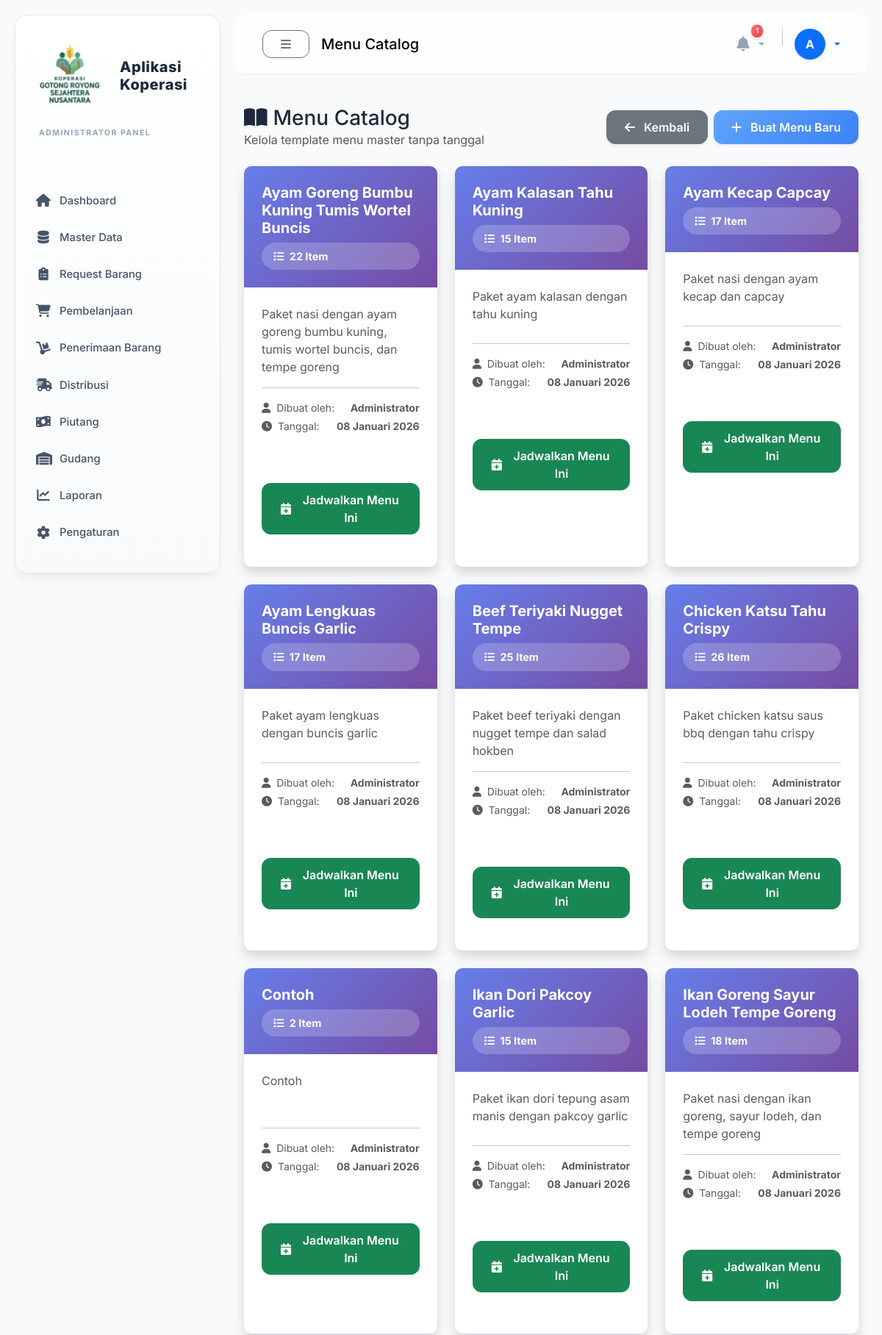
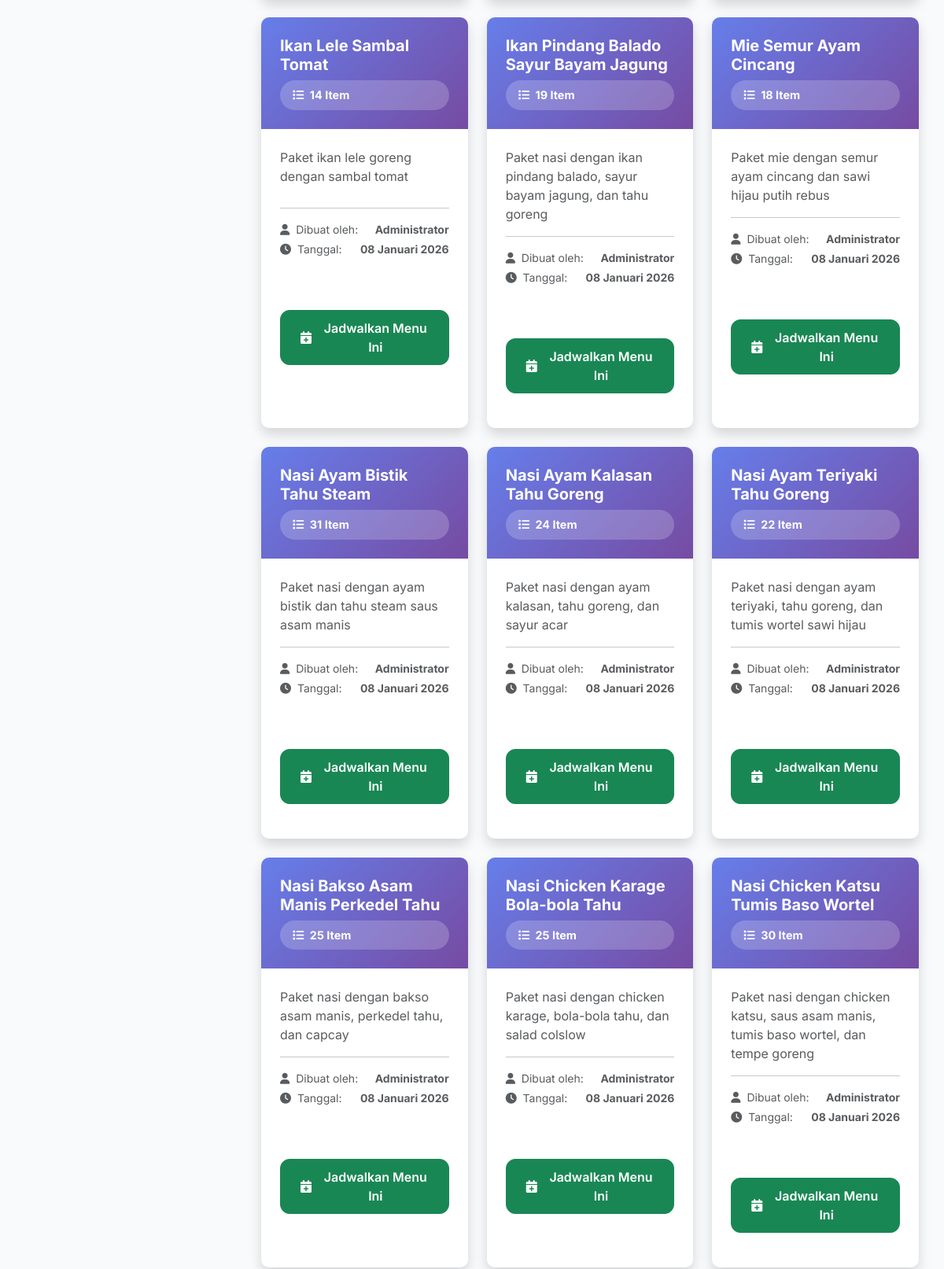
The page /modules/menu/catalog.php (signed in, upper part) on the database its author committed (2 pictures, top to bottom).
### tables this page shows
CREATE TABLE `menu_master` (
  `id` int(11) NOT NULL,
  `nama_menu` varchar(200) NOT NULL,
  `deskripsi` text DEFAULT NULL,
  `created_by` int(11) NOT NULL,
  `created_at` timestamp NOT NULL DEFAULT current_timestamp(),
  `updated_at` timestamp NULL DEFAULT NULL ON UPDATE current_timestamp()
);

CREATE TABLE `users` (
  `id` int(11) NOT NULL,
  `username` varchar(50) NOT NULL,
  `password` varchar(255) NOT NULL,
  `nama_lengkap` varchar(100) NOT NULL,
  `email` varchar(100) DEFAULT NULL,
  `no_hp` varchar(20) DEFAULT NULL,
  `role` enum('admin','koperasi','gudang','kantor') NOT NULL,
  `kantor_id` int(11) DEFAULT NULL,
  `foto` varchar(255) DEFAULT NULL,
  `status` enum('aktif','nonaktif') DEFAULT 'aktif',
  `created_at` timestamp NOT NULL DEFAULT current_timestamp(),
  `updated_at` timestamp NULL DEFAULT NULL ON UPDATE current_timestamp()
);

### helpers/MenuCatalogHelper.php (called while the page is built, shortened)
<?php
require_once __DIR__ . '/functions.php';
class MenuCatalogHelper {
    private $db;
    public function __construct() {
        global $conn;
        $this->db = $conn;
    }
    public function getAllMenus() {
        $sql = "SELECT mm.*, u.nama_lengkap as created_by_name,
                (SELECT COUNT(*) FROM menu_master_detail WHERE menu_master_id = mm.id) as total_items
                FROM menu_master mm
                LEFT JOIN users u ON mm.created_by = u.id
                ORDER BY mm.nama_menu ASC";
        $result = $this->db->query($sql);
        $menus = [];
        while ($row = $result->fetch_assoc()) {
            $menus[] = $row;
        }
        return $menus;
    }
}

### helpers/functions.php (called while the page is built, shortened)
<?php
if (!function_exists('format_tanggal')) {
    function format_tanggal($date, $format = 'd F Y') {
        $bulan = [
            1 => 'Januari', 'Februari', 'Maret', 'April', 'Mei', 'Juni',
            'Juli', 'Agustus', 'September', 'Oktober', 'November', 'Desember'
        ];
        $timestamp = strtotime($date);
        $d = date('d', $timestamp);
        $m = date('n', $timestamp);
        $y = date('Y', $timestamp);
        if ($format == 'd F Y') {
            return $d . ' ' . $bulan[$m] . ' ' . $y;
        } elseif ($format == 'd M Y') {
            return $d . ' ' . substr($bulan[$m], 0, 3) . ' ' . $y;
        } else {
            return date($format, $timestamp);
        }
    }
}

### modules/menu/catalog.php (the view, shortened to what this page needs)
<?php
require_once '../../config/database.php';
require_once '../../helpers/MenuCatalogHelper.php';
require_once '../../helpers/functions.php';
$catalogHelper = new MenuCatalogHelper();
$menus = $catalogHelper->getAllMenus();
require_once '../../includes/header.php';
require_once '../../includes/sidebar.php';
require_once '../../includes/navbar.php';
?>
<div class="container-fluid py-4">
    <div class="d-flex justify-content-between align-items-center mb-4">
        <div>
            <h1 class="h3 mb-0 text-gray-800">
                <i class="fas fa-book-open me-2"></i>Menu Catalog
            </h1>
            <p class="mb-0 text-muted">Kelola template menu master tanpa tanggal</p>
        </div>
        <div class="d-flex gap-2">
            <a href="index.php" class="btn btn-secondary shadow-sm">
                <i class="fas fa-arrow-left me-1"></i> Kembali
            </a>
            <a href="catalog_form.php" class="btn btn-primary shadow-sm">
                <i class="fas fa-plus me-1"></i> Buat Menu Baru
            </a>
        </div>
    </div>
    <div class="row">
        <?php if (empty($menus)): ?>
        <div class="col-12">
            <div class="card shadow">
                <div class="card-body empty-state">
                    <i class="fas fa-book-open"></i>
                    <h5>Belum ada menu catalog</h5>
                    <p class="text-muted mb-3">Buat template menu master untuk memudahkan perencanaan menu harian</p>
                    <a href="catalog_form.php" class="btn btn-primary">
                        <i class="fas fa-plus me-1"></i> Buat Menu Pertama
                    </a>
                </div>
            </div>
        </div>
        <?php else: ?>
            <?php foreach ($menus as $menu): ?>
            <div class="col-xl-4 col-md-6 mb-4">
                <div class="card menu-catalog-card shadow h-100">
                    <div class="card-header">
                        <div class="d-flex justify-content-between align-items-start">
                            <div class="flex-grow-1">
                                <h5 class="mb-2 fw-bold">
                                    <?= htmlspecialchars($menu['nama_menu']) ?>
                                </h5>
                                <div class="item-count-badge">
                                    <i class="fas fa-list me-1"></i>
                                    <?= $menu['total_items'] ?> Item
                                </div>
                            </div>
                        </div>
                    </div>
                    <div class="card-body">
                        <p class="text-muted mb-3" style="min-height: 60px;">
                            <?= htmlspecialchars($menu['deskripsi'] ?: 'Tidak ada deskripsi') ?>
                        </p>
                        <hr>
                        <div class="small text-muted mb-3">
                            <div class="d-flex justify-content-between mb-1">
                                <span><i class="fas fa-user me-1"></i> Dibuat oleh:</span>
                                <span class="fw-bold"><?= htmlspecialchars($menu['created_by_name']) ?></span>
                            </div>
                            <div class="d-flex justify-content-between">
                                <span><i class="fas fa-clock me-1"></i> Tanggal:</span>
                                <span class="fw-bold"><?= format_tanggal($menu['created_at']) ?></span>
                            </div>
                        </div>
                        <div class="d-grid mt-2">
                            <a href="planner_schedule.php?menu_id=<?= $menu['id'] ?>" class="btn btn-success">
                                <i class="fas fa-calendar-plus me-1"></i> Jadwalkan Menu Ini
                            </a>
                        </div>
                    </div>
                </div>
            </div>
            <?php endforeach; ?>
        <?php endif; ?>
    </div>
</div>
<?php require_once '../../includes/footer.php'; ?>

### includes/header.php (style rules this page uses)
:root { --sidebar-width: 280px; --navbar-height: 80px; --sidebar-margin: 20px; --primary: #60a5fa; --primary-dark: #3b82f6; --primary-light: #dbeafe; --primary-lighter: #eff6ff; --secondary: #94a3b8; --accent: #38bdf8; --bg-main: #f8fafc; --bg-light: #ffffff; --surface: #ffffff; --surface-elevated: #fafbfc; --text-main: #1e293b; --text-secondary: #475569; --text-muted: #94a3b8; --success: #22c55e; --warning: #fbbf24; --danger: #f87171; --info: #60a5fa; --border-light: #e2e8f0; --border-lighter: #f1f5f9; --shadow-sm: 0 1px 2px 0 rgb(0 0 0 / 0.03); --shadow-md: 0 4px 6px -1px rgb(0 0 0 / 0.05), 0 2px 4px -2px rgb(0 0 0 / 0.03); --shadow-lg: 0 10px 15px -3px rgb(0 0 0 / 0.05), 0 4px 6px -4px rgb(0 0 0 / 0.03); --shadow-xl: 0 20px 25px -5px rgb(0 0 0 / 0.05), 0 8px 10px -6px rgb(0 0 0 / 0.03); --radius-md: 12px; --radius-lg: 16px; --radius-xl: 24px; }
body { font-family: 'Inter', system-ui, -apple-system, sans-serif; background-color: var(--bg-main); color: var(--text-main); -webkit-font-smoothing: antialiased; overflow-x: hidden; }
.card { border: none; border-radius: var(--radius-lg); box-shadow: var(--shadow-md); background: #fff; transition: transform 0.3s ease, box-shadow 0.3s ease; overflow: hidden; margin-bottom: var(--sidebar-margin); }
.card-header { background: transparent; padding: 1.5rem 2rem; border-bottom: 1px solid #f1f5f9; font-weight: 700; color: var(--text-main); font-size: 1.1rem; }
.card-body { padding: 2rem; }
.btn { border-radius: 12px; padding: 10px 24px; font-weight: 600; transition: all 0.2s; display: inline-flex; align-items: center; gap: 8px; }
.btn-primary { background: linear-gradient(135deg, #60a5fa 0%, #3b82f6 100%); border: none; box-shadow: 0 2px 8px rgba(96, 165, 250, 0.25); }
* { transition-timing-function: cubic-bezier(0.4, 0, 0.2, 1); }

### modules/menu/catalog.php (style rules this page uses)
.menu-catalog-card { transition: all 0.3s ease; border-radius: 10px; overflow: hidden; }
.menu-catalog-card .card-header { background: linear-gradient(135deg, #667eea 0%, #764ba2 100%); color: white; border: none; padding: 1.5rem; }
.menu-catalog-card .card-body { padding: 1.5rem; }
.item-count-badge { background: rgba(255,255,255,0.2); padding: 0.5rem 1rem; border-radius: 20px; font-size: 0.9rem; }

### rows shown on the page
menu_master: nama_menu "Ayam Goreng Bumbu Kuning Tumis Wortel Buncis", total_items "22", deskripsi "Paket nasi dengan ayam goreng bumbu kuning, tumis wortel buncis, dan tempe goreng", users.nama_lengkap "Administrator", created_at "08 Januari 2026"
menu_master: nama_menu "Ayam Kalasan Tahu Kuning", total_items "15", deskripsi "Paket ayam kalasan dengan tahu kuning", users.nama_lengkap "Administrator", created_at "08 Januari 2026"
menu_master: nama_menu "Ayam Kecap Capcay", total_items "17", deskripsi "Paket nasi dengan ayam kecap dan capcay", users.nama_lengkap "Administrator", created_at "08 Januari 2026"
menu_master: nama_menu "Ayam Lengkuas Buncis Garlic", total_items "17", deskripsi "Paket ayam lengkuas dengan buncis garlic", users.nama_lengkap "Administrator", created_at "08 Januari 2026"
menu_master: nama_menu "Beef Teriyaki Nugget Tempe", total_items "25", deskripsi "Paket beef teriyaki dengan nugget tempe dan salad hokben", users.nama_lengkap "Administrator", created_at "08 Januari 2026"
menu_master: nama_menu "Chicken Katsu Tahu Crispy", total_items "26", deskripsi "Paket chicken katsu saus bbq dengan tahu crispy", users.nama_lengkap "Administrator", created_at "08 Januari 2026"
menu_master: nama_menu "Contoh", total_items "2", deskripsi "Contoh", users.nama_lengkap "Administrator", created_at "08 Januari 2026"
menu_master: nama_menu "Ikan Dori Pakcoy Garlic", total_items "15", deskripsi "Paket ikan dori tepung asam manis dengan pakcoy garlic", users.nama_lengkap "Administrator", created_at "08 Januari 2026"
menu_master: nama_menu "Ikan Goreng Sayur Lodeh Tempe Goreng", total_items "18", deskripsi "Paket nasi dengan ikan goreng, sayur lodeh, dan tempe goreng", users.nama_lengkap "Administrator", created_at "08 Januari 2026"
menu_master: nama_menu "Ikan Lele Sambal Tomat", total_items "14", deskripsi "Paket ikan lele goreng dengan sambal tomat", users.nama_lengkap "Administrator", created_at "08 Januari 2026"
menu_master: nama_menu "Ikan Pindang Balado Sayur Bayam Jagung", total_items "19", deskripsi "Paket nasi dengan ikan pindang balado, sayur bayam jagung, dan tahu goreng", users.nama_lengkap "Administrator", created_at "08 Januari 2026"
menu_master: nama_menu "Mie Semur Ayam Cincang", total_items "18", deskripsi "Paket mie dengan semur ayam cincang dan sawi hijau putih rebus", users.nama_lengkap "Administrator", created_at "08 Januari 2026"
menu_master: nama_menu "Nasi Ayam Bistik Tahu Steam", total_items "31", deskripsi "Paket nasi dengan ayam bistik dan tahu steam saus asam manis", users.nama_lengkap "Administrator", created_at "08 Januari 2026"
menu_master: nama_menu "Nasi Ayam Kalasan Tahu Goreng", total_items "24", deskripsi "Paket nasi dengan ayam kalasan, tahu goreng, dan sayur acar", users.nama_lengkap "Administrator", created_at "08 Januari 2026"
menu_master: nama_menu "Nasi Ayam Teriyaki Tahu Goreng", total_items "22", deskripsi "Paket nasi dengan ayam teriyaki, tahu goreng, dan tumis wortel sawi hijau", users.nama_lengkap "Administrator", created_at "08 Januari 2026"
menu_master: nama_menu "Nasi Bakso Asam Manis Perkedel Tahu", total_items "25", deskripsi "Paket nasi dengan bakso asam manis, perkedel tahu, dan capcay", users.nama_lengkap "Administrator", created_at "08 Januari 2026"
menu_master: nama_menu "Nasi Chicken Karage Bola-bola Tahu", total_items "25", deskripsi "Paket nasi dengan chicken karage, bola-bola tahu, dan salad colslow", users.nama_lengkap "Administrator", created_at "08 Januari 2026"
menu_master: nama_menu "Nasi Chicken Katsu Tumis Baso Wortel", total_items "30", deskripsi "Paket nasi dengan chicken katsu, saus asam manis, tumis baso wortel, dan tempe goreng", users.nama_lengkap "Administrator", created_at "08 Januari 2026"

### other values the page prints
get_role_label() "ADMINISTRATOR"
$page_title "Menu Catalog"
$notif_count "1"
substr($user['nama_lengkap'], 0, 1) "A"
